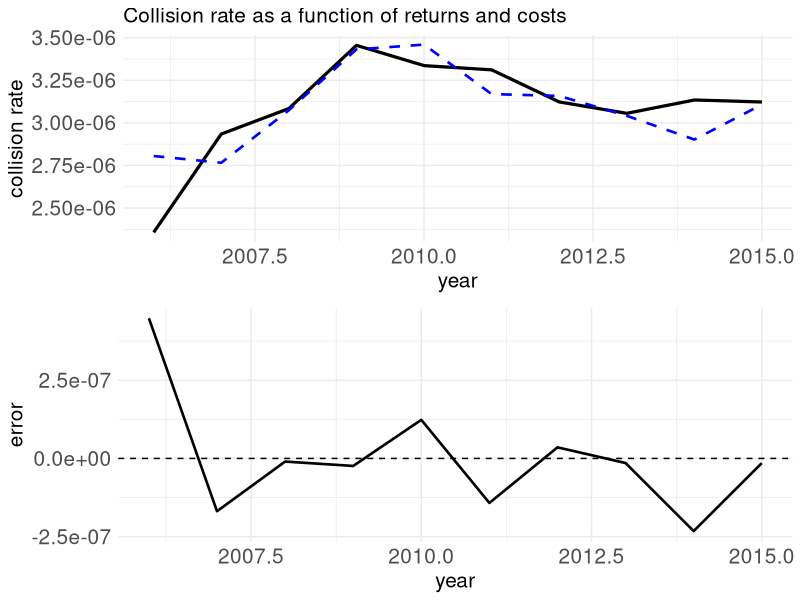

Reproduce this figure in R. (Note: this script raises an error after producing the figure.)
#####################################################################
# Script to take a series of satellite costs and returns data and calibrate an economic model of satellite excess returns
#####################################################################

rm(list=ls())

library(ggplot2)
library(glmnet)
library(plyr)
library(gridExtra)

# function to plot estimated objects
fitplot <- function(xvars,coefs,year,truth,title,ylabel) {
	fitline <- xvars%*%coefs
	colnames(fitline)=NULL
	fit <- data.frame(year=year,fit=fitline,truth=truth,error=(fitline-truth))

	plot_base <- ggplot(data=fit, aes(x=year))
	plot_fitplot <- plot_base + geom_line(aes(y=truth),size=1.1) +
							geom_line(aes(y=fit),size=0.9,linetype="dashed", color="blue") +
							theme_minimal() + ggtitle(paste(title)) +
							ylab(paste0(ylabel))	+
				theme(text=element_text(size=15),
					axis.text.x=element_text(size=15),
					axis.text.y=element_text(size=15),
					plot.title=element_text(size=15) )
	plot_error <- plot_base + geom_line(aes(y=error),size=0.9) +
						geom_hline(yintercept=0,linetype="dashed") +
						theme_minimal()	+
				theme(text=element_text(size=15),
					axis.text.x=element_text(size=15),
					axis.text.y=element_text(size=15),
					plot.title=element_text(size=15) )

	grid.arrange(plot_fitplot,plot_error,nrow=2)

}

# function to calculate sequence of economic launch costs recursively
F_calc <- function(a_1,a_2,a_3,F_1,pi_t,risk,...) {
	F <- rep(0,length=length(risk))
	F[1] <- F_1
	for(i in 1:(length(risk)-1)) {
		F[i+1] <- (a_2*pi_t[i] + a_3*F[i])/(risk[i+1] - a_1)
	}
	return(F)
}

##### read in data, aggregate, and reshape 
aggrc <- read.csv("../data/industry_revenues.csv")
aggrc <- subset(aggrc, select=c(Category, Commercial.Infrastructure.and.Support.Industries,Ground.Stations.and.Equipment, Satellite.Manufacturing..Commercial., Satellite.Launch.Industry..Commercial., Insurance.Premiums, Commercial.Space.Products.and.Services)) 
aggrc <- ddply(aggrc, ~Category, transform, tot_rev = Commercial.Space.Products.and.Services, tot_cost = (Commercial.Infrastructure.and.Support.Industries + Ground.Stations.and.Equipment + Satellite.Manufacturing..Commercial. + Satellite.Launch.Industry..Commercial.) )
aggrc$r_s_raw <- aggrc$tot_rev/aggrc$tot_cost  #calculate the raw rate of return on a satellite - the number of satellites drops out of the formula 
aggrc$Ft_Ft <- c(0,aggrc$tot_cost[-1]/aggrc$tot_cost[-length(aggrc$tot_cost)])
colnames(aggrc)[1] <- "year"
aggrc <- aggrc[-1,]

### scale aggregate revenues/costs by share in LEO
satellites <- read.csv("../data/ucsfaa_merged.csv")
LEO_share <- ddply(satellites, ~Launch.Year, summarize, share_in_LEO=mean(LEO), share_in_GSO=mean(GSO) )
colnames(LEO_share)[1] <- c("year")

aggrc <- merge(LEO_share,aggrc,by=c("year"))
#aggrc$r_s <- aggrc$r_s_raw*aggrc$share_in_LEO # disabled because (1) I don't have the right measure of share; (2) it feels like data snooping to use the share of launches instead of share of satellites; (3) shouldn't OLS "learn" the share and embed it in the parameter estimates?
aggrc$r_s <- aggrc$r_s_raw

dfrm <- read.csv("../data/ST_stock_series.csv")
dfrm <- dfrm[-c(nrow(dfrm)-1,nrow(dfrm)),]
risk <- subset(dfrm,select=c(year, risk))
risk$risk <- risk$risk/dfrm$payloads_in_orbit

dfrm <- merge(aggrc,risk,by=c("year"))
dfrm <- subset(dfrm,select=c(year,tot_rev,tot_cost,r_s,r_s_raw,risk,share_in_LEO,Ft_Ft))

### calculate implied IRR
dfrm$implied_r <- dfrm$r_s - dfrm$risk

### write out econ series dfrm
write.csv(dfrm,file="econ_series.csv",row.names=FALSE)

##### model risk as a function of the return
dfrm_mat <- as.matrix(subset(dfrm,select=-c(risk,year,implied_r,tot_rev,tot_cost,r_s_raw,share_in_LEO)))
risk <- dfrm$risk

riskmodel <- lm( risk ~ r_s + Ft_Ft, data=dfrm)
summary(riskmodel)

riskparms <- coef(riskmodel)
riskxvars <- matrix(c(rep(1,length=dim(dfrm)[1]), dfrm$r_s, dfrm$Ft_Ft), ncol=3, byrow=FALSE )
fitplot(riskxvars,riskparms,dfrm$year,dfrm$risk,title="Collision rate as a function of returns and costs","collision rate")
dev.off()

write.csv(riskparms,file="econ_series_coefs.csv")

##### calculate implied launch costs

F <- F_calc(a_1=riskparms[1],a_2=riskparms[2],a_3=riskparms[3],F_1=(dfrm$Ft_Ft[1]*dfrm$tot_cost[1]),pi_t=dfrm$tot_rev,risk=dfrm$risk)
p <- dfrm$tot_rev

printed_table_of_costs_and_returns <- data.frame(year=seq(from=aggrc$year[1],length.out=nrow(dfrm)),pi_t=dfrm$tot_rev,F_t=dfrm$tot_cost,F_hat=F)
#View(printed_table_of_costs_and_returns)

write.csv(round(printed_table_of_costs_and_returns,digits=2),file="implied_costs.csv")

##### plot objects of interest

png(width=500,height=400,filename="../images/risk_return_plot.png")
fitplot(riskxvars,riskparms,dfrm$year,dfrm$risk,title="Collision probability as a function of returns and costs","collision probability")
dev.off()
















# # use NLS to estimate implied path of stock constraint shadow price
# launch_path <- read.csv("/home/akhil/Documents/git-repos/tragedy-space-commons/data/ST_stock_series.csv")

# sp_NLS <- as.data.frame(launch_path)
# sp_NLS <- merge(dfrm,sp_NLS,by=c("year","risk"))

# SP_NLS <- function(parms,pi_t,F_t,risk) {
# 	T <- length(risk)
# 	momcon <- rep(1,length=T)
# 	shadow_price <- parms[2:(T+1)]
# 	momcon[1] <- risk[1] - pi_t[1]/(F_t[1]) + parms[1]- shadow_price[t]
# 	for(t in 1:(T-1)){
# 		momcon[t+1] <- risk[t+1] - pi_t[t+1]/(F_t[t+1]) + parms[1]*F_t[t]/(F_t[t+1]) - shadow_price[t+1]
# 	}
# 	# print("Shadow prices are: ")
# 	# print(paste0(shadow_price))

# 	#print(paste0("Discount rate is: ", format( (parms[1]-1),digits=3)))
# 	parms[2:(T+1)] <- shadow_price
# 	objective <- sum(momcon^2) #t(momcon)%*%momcon
# 	#print(paste0("Objective value is: ", format(objective,digits=7)))
# 	return(objective)
# }

# parms <- c(1,rep(1,length=length(sp_NLS$risk)))
# #SP_NLS(parms,pi_t=sp_NLS$tot_rev,F_t=sp_NLS$tot_cost,risk=sp_NLS$risk)
# sp_res <- optim(par=parms,fn=SP_NLS,lower=0,pi_t=sp_NLS$tot_rev,F_t=sp_NLS$tot_cost,risk=sp_NLS$risk,method="L-BFGS-B")

# shadow_price <- sp_res$par[-1]
# imp_avg_r <- sp_res$par[1] - 1
# print("Shadow prices are: ")
# print(paste0(shadow_price))
# print(paste0("Discount rate is: ", format( imp_avg_r,digits=3) ))
# print(paste0("Objective value is: ", format(sp_res$value,digits=7)))
	
# sp_NLS <- cbind(sp_NLS,shadow_price)

# launches <- ggplot(sp_NLS,aes(x=year)) + geom_line(aes(y=(launch_successes+launch_failures)),size=1.1) +
# geom_line(aes(y=launch_successes),color="blue",size=1.1) +
# 							theme_minimal() + ggtitle("Total launches (attempts/year)")
# shadow_prices <- ggplot(sp_NLS,aes(x=year)) + geom_line(aes(y=shadow_price),size=1.1) +
# 							theme_minimal() + ggtitle("Price of implied stock control ($100m/year)")
# revs_costs <- ggplot(sp_NLS,aes(x=year)) + geom_line(aes(y=tot_rev),size=1.1,color="blue") +
# geom_line(aes(y=tot_cost),size=1.1,color="red") +
# 							theme_minimal() + ggtitle("Revenues and costs ($100m/year)")
# risk <- ggplot(sp_NLS,aes(x=year)) + geom_line(aes(y=risk),size=1.1) +
# 							theme_minimal() + ggtitle("Risk (inst. prob.)")
# grid.arrange(launches,revs_costs,risk,shadow_prices,ncol=1)



# # use NLS to estimate implied path of launch constraint shadow price
# launch_path <- read.csv("/home/akhil/Documents/git-repos/tragedy-space-commons/data/ST_stock_series.csv")

# lp_NLS <- as.data.frame(launch_path)
# lp_NLS <- merge(dfrm,lp_NLS,by=c("year","risk"))

# P_NLS <- function(parms,pi_t,F_t,risk) {
# 	T <- length(risk)
# 	momcon <- rep(1,length=T)
# 	shadow_price <- parms[2:(T+1)]
# 	#momcon[1] <- risk - (1 - F_t[1]/F_t[2]+shadow_price[2])) - pi_t[2]/(F_t[2]+shadow_price[2]) + parms[1]*F_t[1]/(F_t[2]+shadow_price[2])
# 	for(t in 1:(T-1)){
# 		#momcon[t+1] <- risk[t+1] - (1 - shadow_price[t]/(F_t[t+1]+shadow_price[t+1])) - pi_t[t+1]/(F_t[t+1]+shadow_price[t+1]) + parms[1]*F_t[t]/(F_t[t+1]+shadow_price[t+1])
# 		momcon[t+1] <- risk[t+1] - (1/(F_t[t+1])) - pi_t[t+1]/(F_t[t+1]) + parms[1]*F_t[t]/(F_t[t+1])
# 	}
# 	# print("Shadow prices are: ")
# 	# print(paste0(shadow_price))

# 	#print(paste0("Discount rate is: ", format( (parms[1]-1),digits=3)))
# 	parms[2:(T+1)] <- shadow_price
# 	objective <- sum(momcon^2) #t(momcon)%*%momcon
# 	#print(paste0("Objective value is: ", format(objective,digits=7)))
# 	return(objective)
# }

# parms <- c(1,rep(1,length=length(lp_NLS$risk)))
# #P_NLS(parms,pi_t=lp_NLS$tot_rev,F_t=lp_NLS$tot_cost,risk=lp_NLS$risk)
# res <- optim(par=parms,fn=P_NLS,lower=0,pi_t=lp_NLS$tot_rev,F_t=lp_NLS$tot_cost,risk=lp_NLS$risk,method="L-BFGS-B")

# shadow_price <- res$par[-1]
# imp_avg_r <- res$par[1] - 1
# print("Shadow prices are: ")
# print(paste0(shadow_price))
# print(paste0("Discount rate is: ", format( imp_avg_r,digits=3) ))
# print(paste0("Objective value is: ", format(res$value,digits=7)))
	
# lp_NLS <- cbind(lp_NLS,shadow_price)

# launches <- ggplot(lp_NLS,aes(x=year)) + geom_line(aes(y=(launch_successes+launch_failures)),size=1.1) +
# geom_line(aes(y=launch_successes),color="blue",size=1.1) +
# 							theme_minimal() + ggtitle("Total launches (attempts/year)")
# shadow_prices <- ggplot(lp_NLS,aes(x=year)) + geom_line(aes(y=shadow_price),size=1.1) +
# 							theme_minimal() + ggtitle("Implied price of launch constraint ($100m/year)")
# revs_costs <- ggplot(lp_NLS,aes(x=year)) + geom_line(aes(y=tot_rev),size=1.1,color="blue") +
# geom_line(aes(y=tot_cost),size=1.1,color="red") +
# 							theme_minimal() + ggtitle("Revenues and costs ($100m/year)")
# risk <- ggplot(lp_NLS,aes(x=year)) + geom_line(aes(y=risk),size=1.1) +
# 							theme_minimal() + ggtitle("Risk (inst. prob.)")
# grid.arrange(launches,revs_costs,risk,shadow_prices,ncol=1)


# ### random initial condition draws

# shadow_price_dist <- matrix(0,nrow=300,ncol=length(lp_NLS$risk))
# imp_avg_r_dist <- rep(0,length.out=300)
# objective_dist <- rep(0,length.out=300)

# for(i in 1:300) {
# 	#parms <- rep(runif(min=0,max=100,n=1),length=(length(lp_NLS$risk)+1) )
# 	parms <- runif(min=0,max=1,n=(length(lp_NLS$risk)+1) )
# 	res <- optim(par=parms,fn=P_NLS,lower=0,pi_t=lp_NLS$tot_rev,F_t=lp_NLS$tot_cost,risk=lp_NLS$risk,method="L-BFGS-B")
# 	shadow_price_dist[i,] <- res$par[-1]
# 	imp_avg_r_dist[i] <- res$par[1] - 1
# 	objective_dist[i] <- res$value
# }

# distns <- cbind(shadow_price_dist,imp_avg_r_dist,objective_dist)

# summary(distns)

# best_parms <- distns[which.min(distns[,12]),]
# best_sp <- best_parms[1:length(lp_NLS$risk)]

# best_fit <- cbind(lp_NLS,best_sp)

# launches <- ggplot(lp_NLS,aes(x=year)) + geom_line(aes(y=(launch_successes+launch_failures)),size=1.1) +
# geom_line(aes(y=launch_successes),color="blue",size=1.1) +
# 							theme_minimal() + ggtitle("Total launches (attempts/year)")
# best_shadow_prices <- ggplot(lp_NLS,aes(x=year)) + geom_line(aes(y=best_sp),size=1.1,color="blue") +
# 							geom_line(aes(y=shadow_price),size=1.1) +
# 							theme_minimal() + ggtitle("Implied price of launch constraint ($100m/year)")
# revs_costs <- ggplot(lp_NLS,aes(x=year)) + geom_line(aes(y=tot_rev),size=1.1,color="blue") +
# geom_line(aes(y=tot_cost),size=1.1,color="red") +
# 							theme_minimal() + ggtitle("Revenues and costs ($100m/year)")
# risk <- ggplot(lp_NLS,aes(x=year)) + geom_line(aes(y=risk),size=1.1) +
# 							theme_minimal() + ggtitle("Risk (inst. prob.)")
# grid.arrange(launches,revs_costs,risk,best_shadow_prices,ncol=1)



